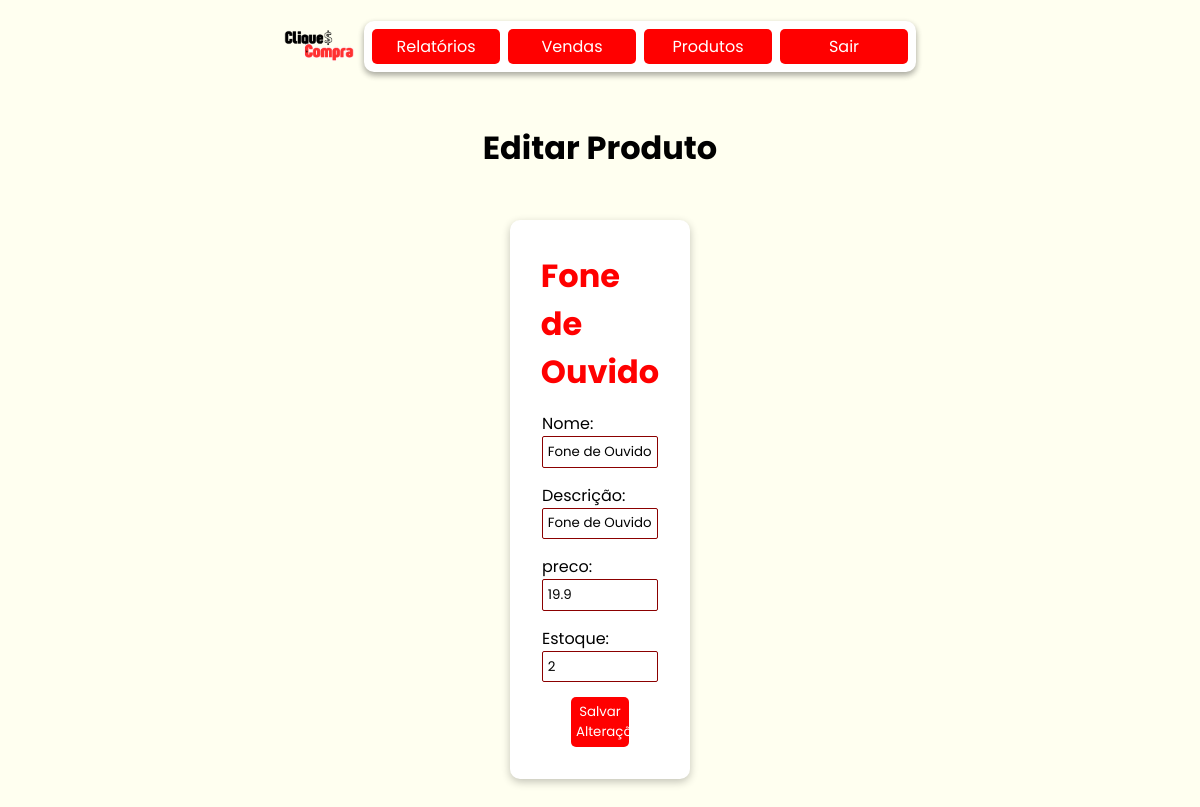
The app's page /produtos/edit/1, older data.
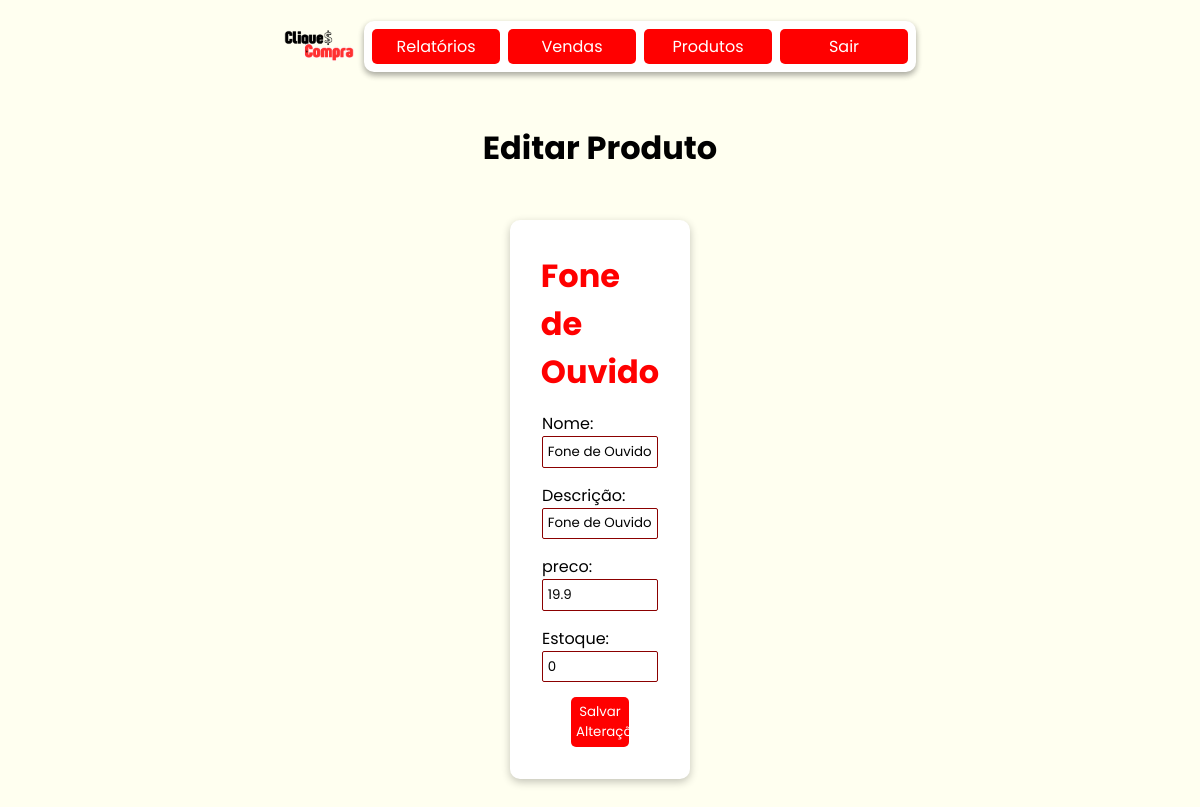
The same page, newer data.
### models/produtos.py (models this page shows, shortened)
class Produto(Base):
    __tablename__ = 'tb_produtos'
    pro_id: Mapped[int] = mapped_column(primary_key=True, autoincrement=True)
    pro_nome: Mapped[str] = mapped_column(nullable=False)
    pro_descricao: Mapped[str] = mapped_column(nullable=False)
    pro_preco: Mapped[float] = mapped_column(nullable=False)
    pro_estoque: Mapped[int] = mapped_column()
    @classmethod
    def find(cls, **kwargs):
        if 'nome' in kwargs:
            sql = text("SELECT * FROM tb_produtos WHERE pro_nome = :nome")
            produto = session.execute(sql, {"nome": kwargs['nome']}).fetchone()
        elif 'id' in kwargs:
            return session.query(cls).filter_by(pro_id=kwargs['id']).first()
            sql = text("SELECT * FROM tb_produtos WHERE pro_id = :id")
            produto = session.execute(sql, {"id": kwargs['id']}).fetchone()
        else:
            raise AttributeError('A busca deve ser feita por nome ou id.')
        return produto

### controllers/produtos.py (the view)
@produto_bp.route('/edit/<int:pro_id>', methods=['GET','POST'])
def edit(pro_id):
    produto = Produto.find(id=pro_id)
    if request.method == 'POST':
        nome_produto = request.form['nome']
        desc_produto = request.form['descricao']
        preco_produto = request.form['preco']
        estoque_produto = request.form['estoque']
        if produto:
            produto.pro_nome = nome_produto
            produto.pro_descricao = desc_produto
            produto.pro_preco = preco_produto
            produto.pro_estoque = estoque_produto
            session.commit()
        else:
            pass
        return redirect(url_for('produtos.view'))
    else:
        return render_template('produtos/edit.html', produto=produto)

### templates/produtos/edit.html (shortened to what this page needs)
{% extends "model.html" %}
{% block head_extras %}
<link rel="stylesheet" href="{{ url_for('static', filename='style/model.css') }}">
<link rel="stylesheet" href="{{ url_for('static', filename='style/edit.css') }}">
{% endblock %}
{% block content %}
<nav>
    <img src="../../static/assets/cliqueconta.png" alt="Logo do CliqueCompra">
    <div class="links cat">
        <a href="{{url_for('relatorio.filtros')}}">Relatórios</a>
        <a href="{{url_for('venda.view')}}">Vendas</a>
        <a href="{{url_for('produtos.view')}}">Produtos</a>
        <a href="">Sair</a>
    </div>
</nav>
<main>
    <h1>Editar Produto</h1>
    <form action="{{ url_for('produtos.edit', pro_id=produto.pro_id) }}" method="POST">
        <h1>{{produto.pro_nome}}</h1>
        <div>
            <label for="nome">Nome:</label>
            <input type="text" id="nome" name="nome" value="{{ produto.pro_nome }}" required>
        </div>
        <div>
            <label for="descricao">Descrição:</label>
            <input type="text" id="descricao" name="descricao" value="{{ produto.pro_descricao }}" required>
        </div>
        <div>
            <label for="preco">preco:</label>
            <input type="number" id="preco" name="preco" step="0.01" value="{{ produto.pro_preco }}">
        </div>
        <div>
            <label for="estoque">Estoque:</label>
            <input type="number" id="estoque" name="estoque" value="{{ produto.pro_estoque }}">
        </div>
        <button type="submit">Salvar Alterações</button>
    </form>
</main>
{% endblock %}

Row changes from the older to the newer data that the page shows:
changed Produto "Fone de Ouvido": estoque "2" → "0"
